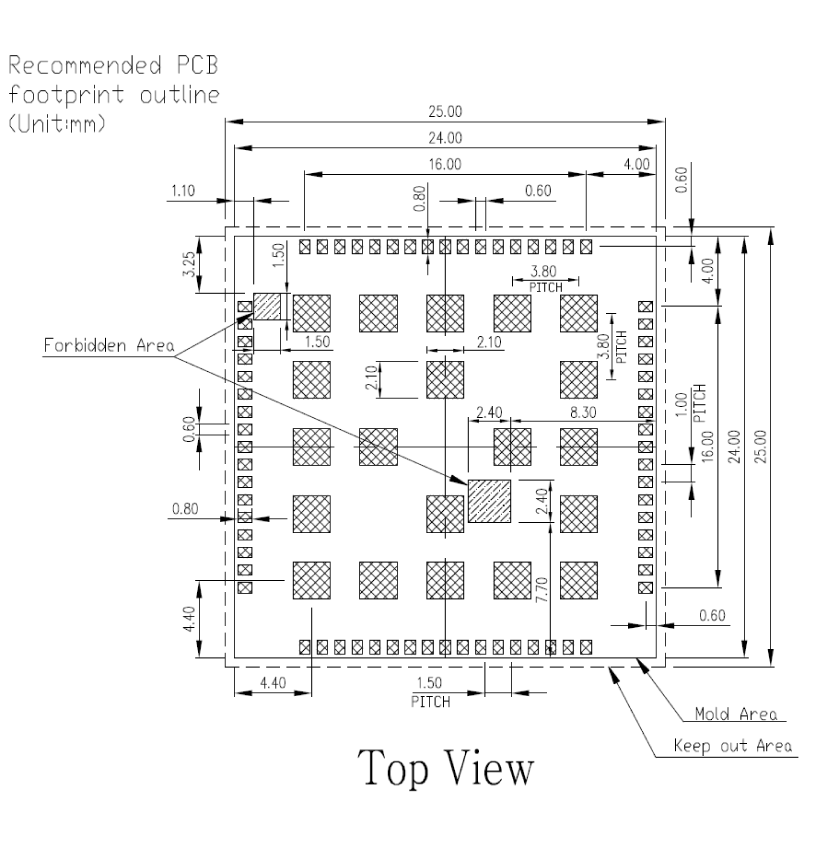
#> input picture ST909B-4G/Datasheet/pdf_render/a7670_p20_fig600.png, 4135 x 4202 px, found by its file name (shown at 1/5 size)
$ python a7670_p20_blobs2.py
#> lines starting #> are read from the running program, lines starting #| are printed output that depends on the picture; after the words box and inside, x2 and y2 are one past the last pixel; in counts of white or black regions, pixels touching at a corner belong together
# Blob analysis of A7670 p20 recommended footprint (600dpi render)
import numpy as np
from PIL import Image
from scipy import ndimage
import os

fig_path = r"D:\Tracker\ST909B-4G\Datasheet\pdf_render\a7670_p20_fig600.png"
img = np.array(Image.open(fig_path).convert("L"))
bw = img < 128
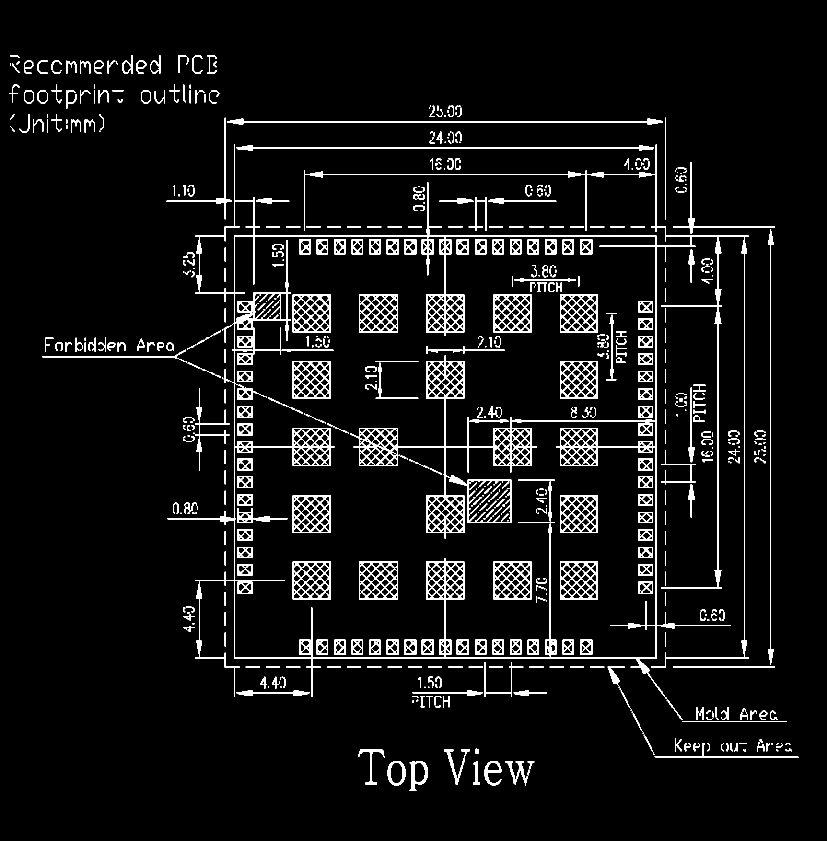
#> bw: shape (4202, 4135) bool (shown at 1/5 size); 4.2% white; 854 white regions (14 under 20 px), largest, box (x1, y1, x2, y2) and area: (838, 723, 3744, 3485) 126060, (1768, 1777, 2685, 2693) 57860, (3840, 1146, 3868, 3324) 10633
H, W = bw.shape
#> H = 4202; W = 4135
print("img", W, "x", H, "dark", int(bw.sum()))
#| img 4135 x 4202 dark 730181

# dilate slightly to merge crosshatch into solid pads
bw_d = ndimage.binary_dilation(bw, structure=np.ones((5, 5)))
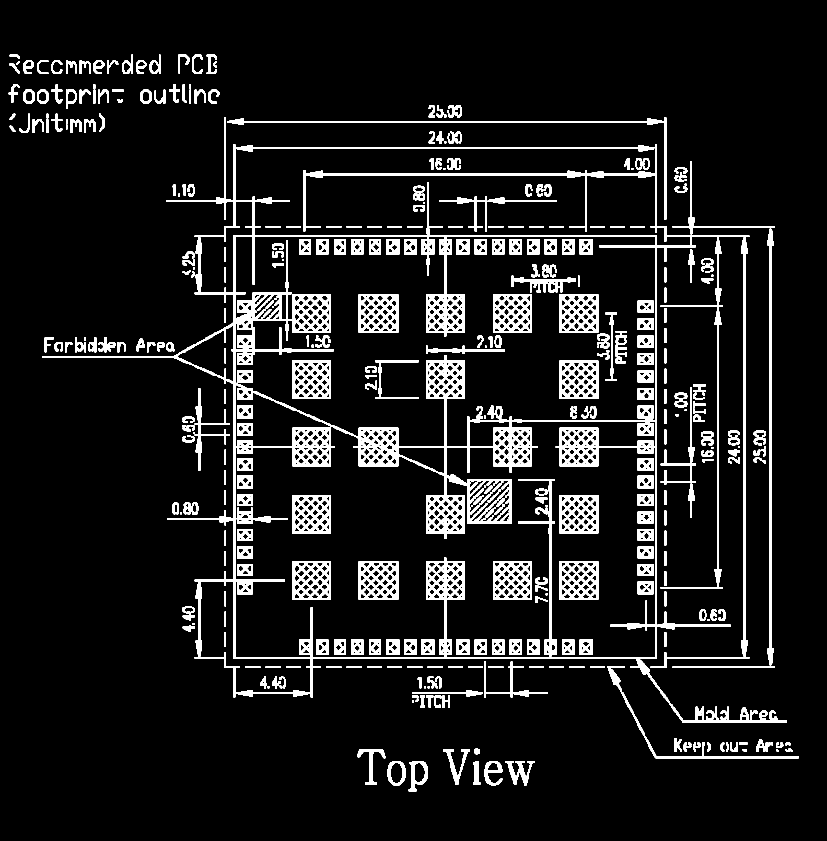
#> bw_d: shape (4202, 4135) bool (shown at 1/5 size); 8.1% white; 684 white regions, largest, box (x1, y1, x2, y2) and area: (836, 721, 3746, 3487) 271083, (1766, 1775, 3276, 2695) 124742, (2466, 1471, 2659, 1664) 21276
lab, n = ndimage.label(bw_d)
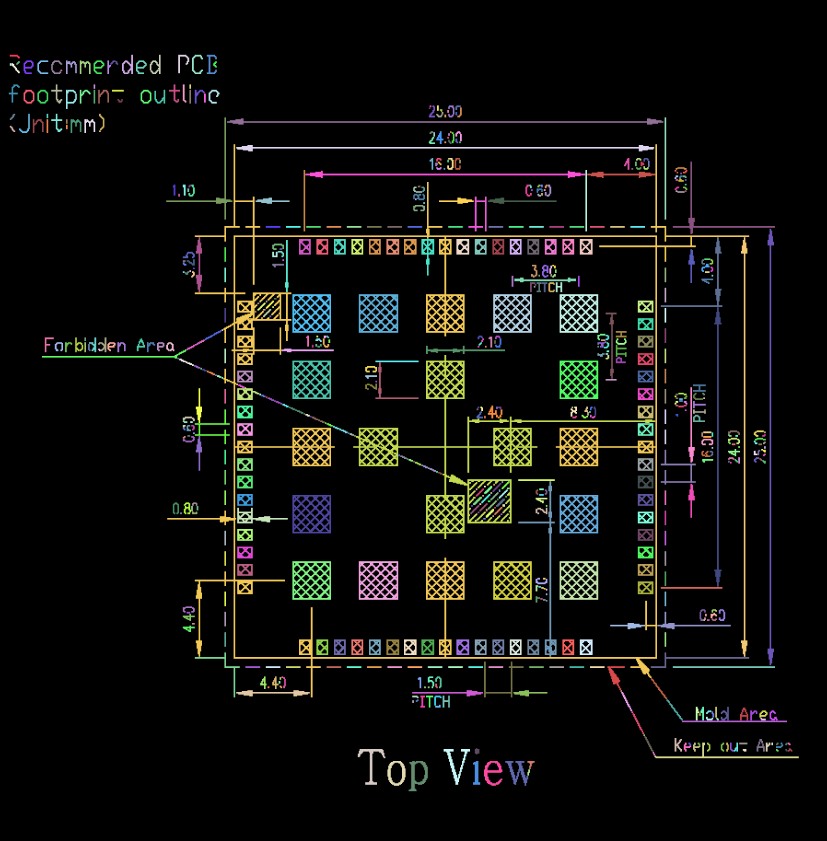
#> lab: shape (4202, 4135) int32 (shown at 1/5 size); 693 distinct labels, from 0 to 692; one colour per label, 0 black
#> n = 692
print("components:", n)
#| components: 692
sl = ndimage.find_objects(lab)
#> sl = 692 items
res = []
for i, s in enumerate(sl, 1):
    a = int((lab[s] == i).sum())
    if a < 400:
        continue
    y0, y1 = s[0].start, s[0].stop
    x0, x1 = s[1].start, s[1].stop
    w, h = x1 - x0, y1 - y0
    res.append((x0, y0, w, h, a))
#> this loop made 692 passes
#> (a, y0, y1, x0, x1, w, h) on passes 1 to 3: (481, 274, 292, 49, 99, 50, 18), (2221, 274, 370, 610, 665, 55, 96), (2033, 274, 370, 749, 803, 54, 96)
#> after the loop, res = 387 items, first 6: (49, 274, 50, 18, 481), (610, 274, 55, 96, 2221), (749, 274, 54, 96, 2033), (891, 274, 55, 92, 1562), (960, 274, 55, 96, 1668), (1034, 274, 50, 96, 1713)
res.sort(key=lambda b: (b[1], b[0]))
print(f"blobs>=400px: {len(res)}")
#| blobs>=400px: 387
for b in res:
    print(f"x {b[0]:5d} y {b[1]:5d} w {b[2]:4d} h {b[3]:4d} area {b[4]:7d}")
#> this loop made 387 passes
#| x    49 y   274 w   50 h   18 area     481
#| x   610 y   274 w   55 h   96 area    2221
#| x   749 y   274 w   54 h   96 area    2033
#| x   891 y   274 w   55 h   92 area    1562
#| x   960 y   274 w   55 h   96 area    1668
#| x  1034 y   274 w   50 h   96 area    1713
#| x   118 y   302 w   50 h   68 area    1575
#| x   187 y   302 w   54 h   68 area    1188
#> (further printed lines are left out)

$ run again, with ST909B-4G/Datasheet/pdf_render/a7670_p19_fig600.png copied over ST909B-4G/Datasheet/pdf_render/a7670_p20_fig600.png
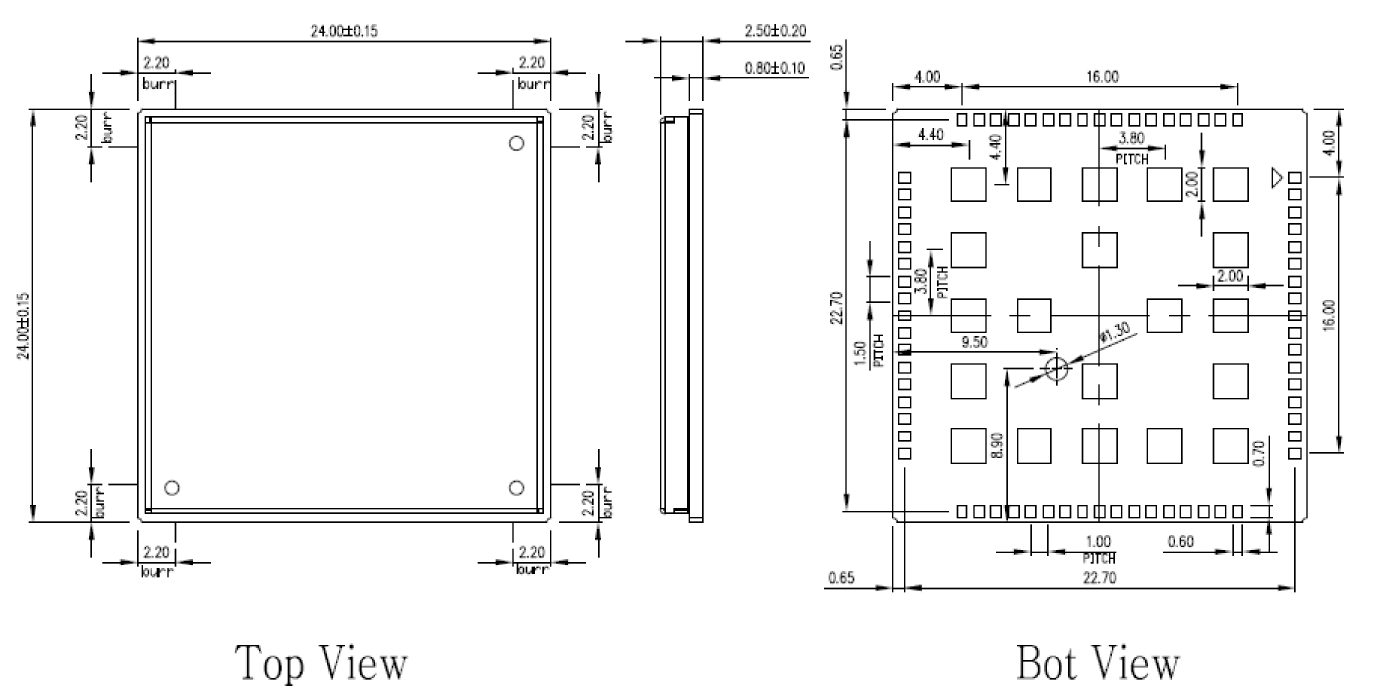
#> input picture ST909B-4G/Datasheet/pdf_render/a7670_p19_fig600.png, 4135 x 2057 px, found by its file name (shown at 1/3 size)
#> `bw = img < 128`:
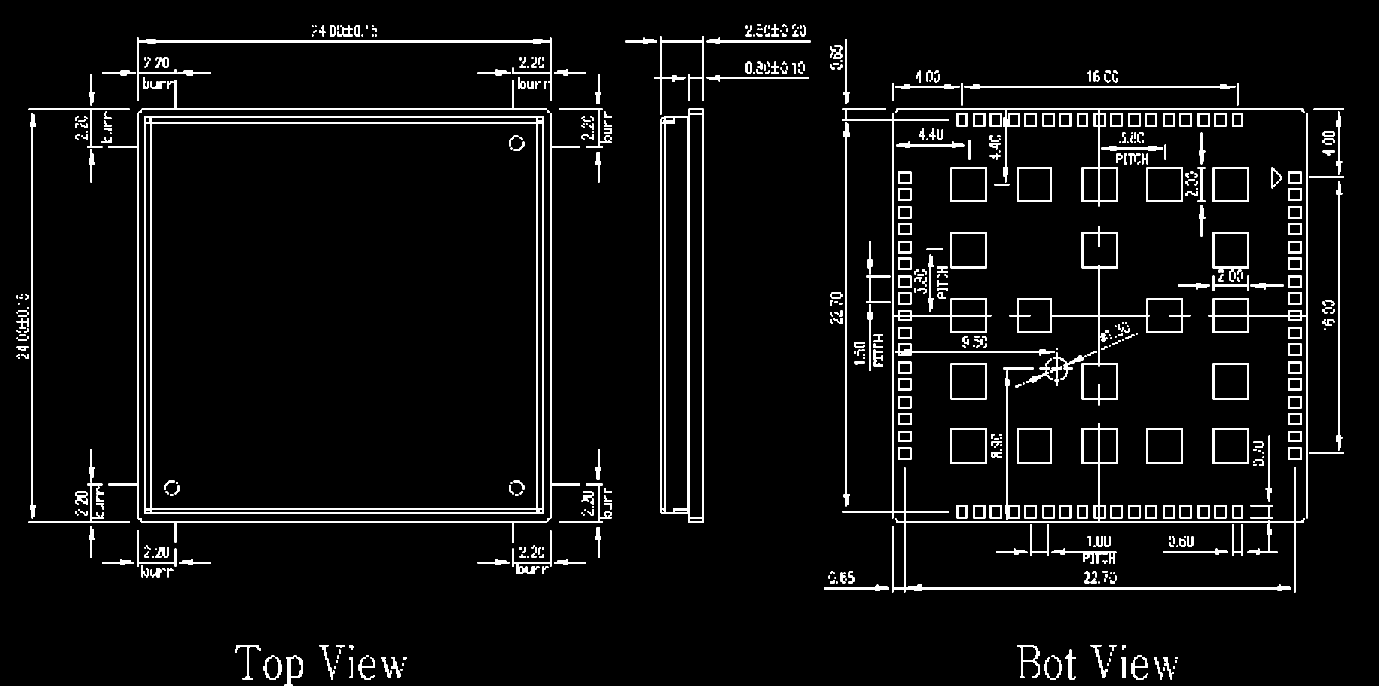
#> bw: shape (2057, 4135) bool (shown at 1/3 size); 4.3% white; 527 white regions (16 under 20 px), largest, box (x1, y1, x2, y2) and area: (434, 348, 1632, 1542) 44135, (2527, 326, 3914, 1777) 33292, (1980, 326, 2111, 1569) 30000
#| img 4135 x 2057 dark 369808
#> bw_d: shape (2057, 4135) bool; 8.2% white; 376 white regions, largest, box (x1, y1, x2, y2) and area: (2525, 324, 3916, 1779) 82206, (432, 346, 1634, 1544) 81763, (1978, 324, 2113, 1571) 50764
#> `lab, n = ndimage.label(bw_d)`:
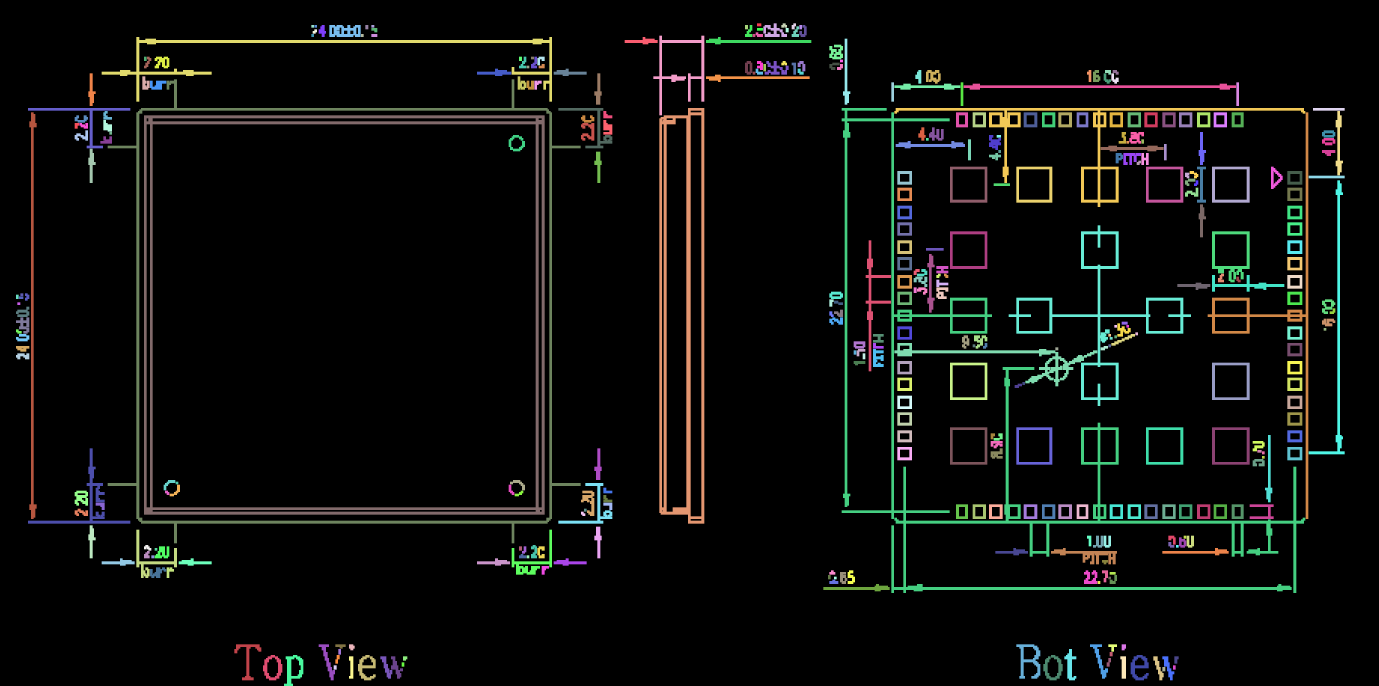
#> lab: shape (2057, 4135) int32 (shown at 1/3 size); 383 distinct labels, from 0 to 382; one colour per label, 0 black
#> n = 382
#| components: 382
#> sl = 382 items
#> the loop `for i, s in enumerate(sl, 1):` made 382 passes
#> a on passes 1, 3, 4: 117, 177, 173
#> after the loop `for i, s in enumerate(sl, 1):`: res = 233 items, first 6: (2290, 70, 71, 41, 1505), (956, 75, 22, 36, 509), (988, 75, 94, 36, 2623), (2235, 75, 22, 36, 455), (2398, 75, 22, 36, 470), (2375, 79, 22, 32, 407)
#| blobs>=400px: 233
#> the loop `for b in res:` made 233 passes
#> (printed output is left out)

$ run again, with ST909B-4G/Datasheet/pdf_render/a7670_p21_fig600.png copied over ST909B-4G/Datasheet/pdf_render/a7670_p20_fig600.png
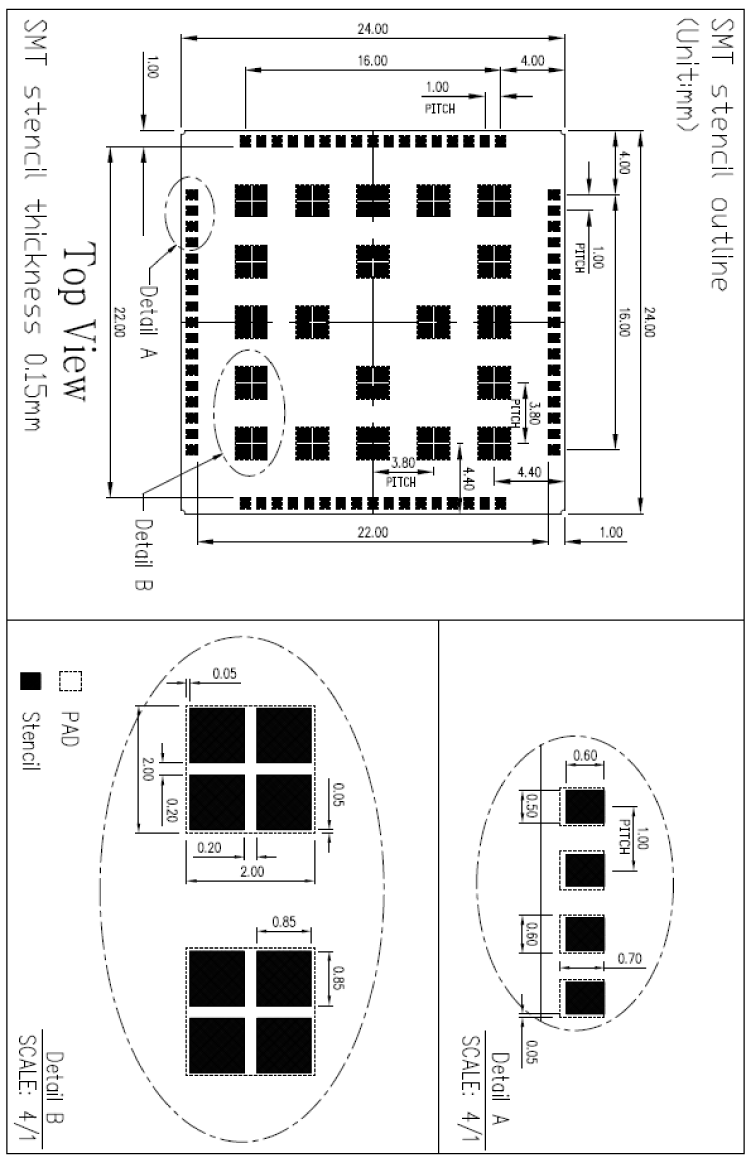
#> input picture ST909B-4G/Datasheet/pdf_render/a7670_p21_fig600.png, 3009 x 4657 px, found by its file name (shown at 1/4 size)
#> `bw = img < 128`:
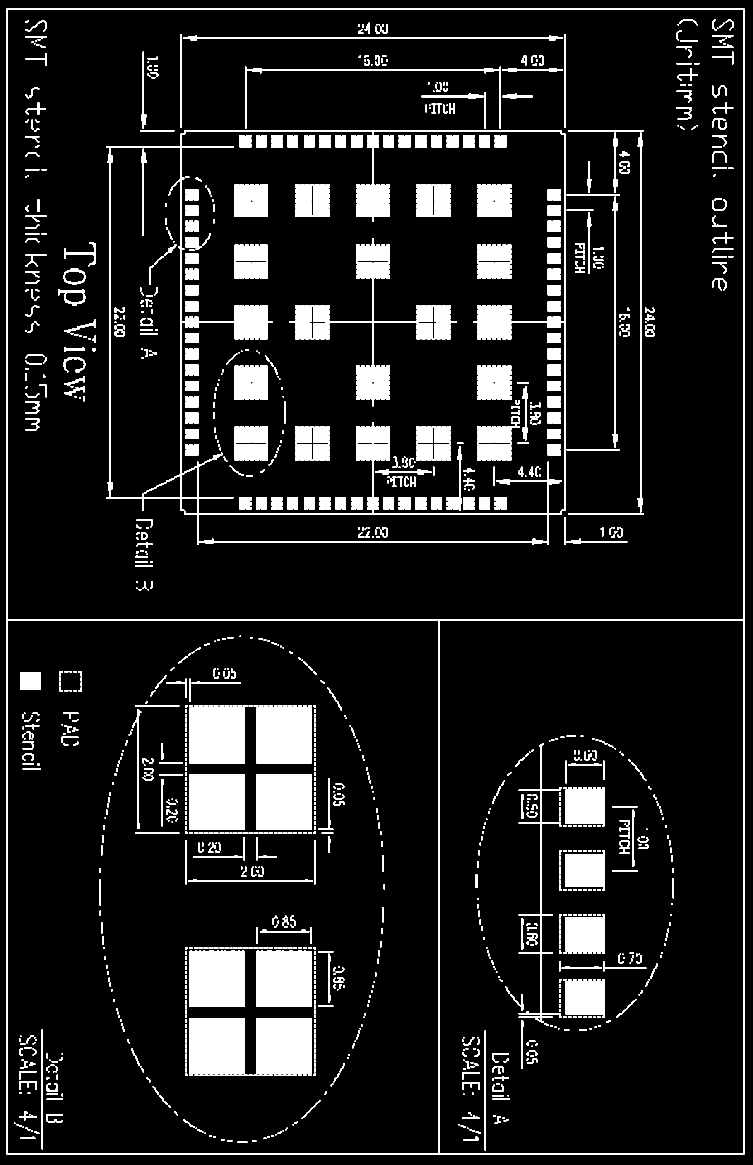
#> bw: shape (4657, 3009) bool (shown at 1/4 size); 10% white; 1280 white regions, largest, box (x1, y1, x2, y2) and area: (424, 520, 2262, 2180) 140333, (25, 35, 2979, 4617) 100625, (1156, 954, 1828, 1625) 72112
#| img 3009 x 4657 dark 1397513
#> bw_d: shape (4657, 3009) bool; 13.5% white; 1280 white regions, largest, box (x1, y1, x2, y2) and area: (422, 518, 2264, 2182) 198697, (23, 33, 2981, 4619) 181053, (1154, 952, 1830, 1627) 84600
#> `lab, n = ndimage.label(bw_d)`:
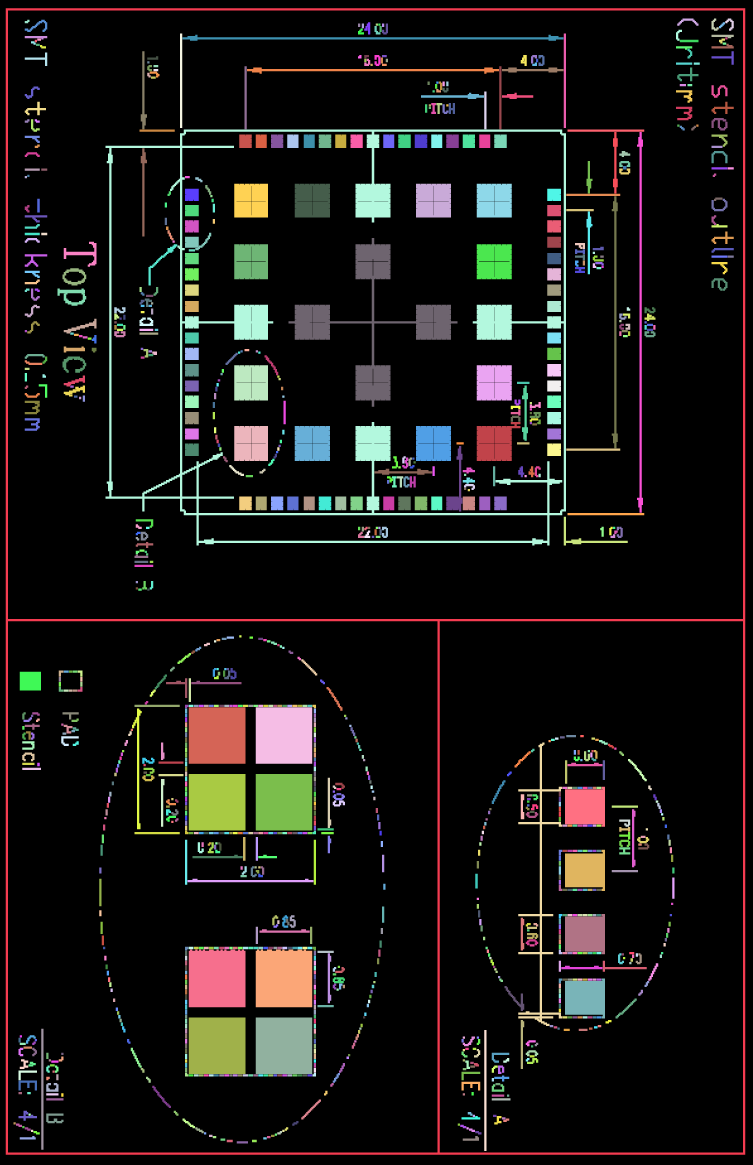
#> lab: shape (4657, 3009) int32 (shown at 1/4 size); 1281 distinct labels, from 0 to 1280; one colour per label, 0 black
#> n = 1280
#| components: 1280
#> sl = 1280 items
#> the loop `for i, s in enumerate(sl, 1):` made 1280 passes
#> a on passes 5, 8, 9: 191, 276, 126
#> after the loop `for i, s in enumerate(sl, 1):`: res = 386 items, first 6: (23, 33, 2958, 4586, 181053), (2709, 74, 85, 29, 925), (2846, 74, 29, 49, 656), (2901, 74, 34, 49, 696), (99, 79, 90, 49, 1340), (1457, 89, 24, 49, 711)
#| blobs>=400px: 386
#> the loop `for b in res:` made 386 passes
#> (printed output is left out)
